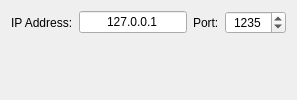
         <widget class="QWidget" name="rarttcpPage">
          <layout class="QGridLayout" name="gridLayout_21">
           <item row="0" column="1">
            <widget class="QLineEdit" name="rarttcpIpAddressEdit">
             <property name="minimumSize">
              <size>
               <width>100</width>
               <height>0</height>
              </size>
             </property>
             <property name="text">
              <string notr="true">127.0.0.1</string>
             </property>
             <property name="alignment">
              <set>Qt::AlignmentFlag::AlignCenter</set>
             </property>
            </widget>
           </item>
           <item row="2" column="0" colspan="4">
            <spacer name="verticalSpacer_41">
             <property name="orientation">
              <enum>Qt::Orientation::Vertical</enum>
             </property>
             <property name="sizeHint" stdset="0">
              <size>
               <width>20</width>
               <height>0</height>
              </size>
             </property>
            </spacer>
           </item>
           <item row="0" column="3">
            <widget class="QSpinBox" name="rarttcpIpPortSpinBox">
             <property name="alignment">
              <set>Qt::AlignmentFlag::AlignCenter</set>
             </property>
             <property name="maximum">
              <number>99999</number>
             </property>
             <property name="value">
              <number>1235</number>
             </property>
            </widget>
           </item>
           <item row="0" column="2">
            <widget class="QLabel" name="rarttcpPortLabel">
             <property name="text">
              <string>Port:</string>
             </property>
            </widget>
           </item>
           <item row="0" column="0">
            <widget class="QLabel" name="rarttcpIpAddrLabel">
             <property name="text">
              <string>IP Address:</string>
             </property>
            </widget>
           </item>
           <item row="1" column="0" colspan="4">
            <widget class="QWidget" name="rarttcpGainWidget" native="true">
             <layout class="QHBoxLayout" name="horizontalLayout_51">
              <property name="leftMargin">
               <number>0</number>
              </property>
              <property name="topMargin">
               <number>0</number>
              </property>
              <property name="rightMargin">
               <number>0</number>
              </property>
              <property name="bottomMargin">
               <number>0</number>
              </property>
             </layout>
            </widget>
           </item>
          </layout>
         </widget>
